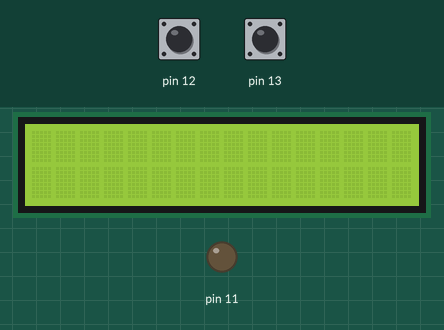
This sketch was run on a simulated Arduino Uno, built with avr-gcc and run on an emulated ATmega328P. Parts: 16×2 character LCD, output pins drawn as LEDs (lit = HIGH). The test bench sets the inputs (shaded band); at power-on: pin 12 HIGH, pin 13 HIGH. What the sketch prints to the serial monitor is not drawn.

Above: at 1.2 s.
1.3 s: pin 12 pulled LOW for 0.15 s
At 1.56 s:
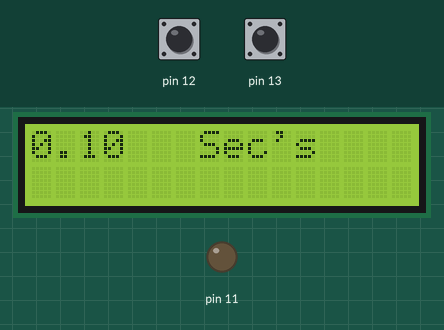
2.0 s: pin 13 pulled LOW for 0.15 s
At 2.5 s:
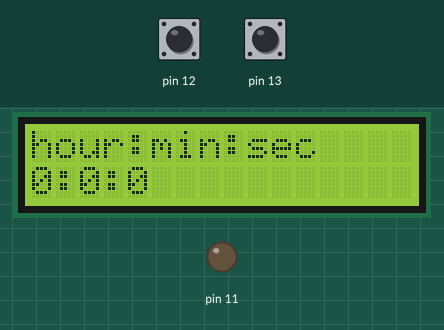
5.1 s: pin 12 pulled LOW for 1 s
At 5.26 s:
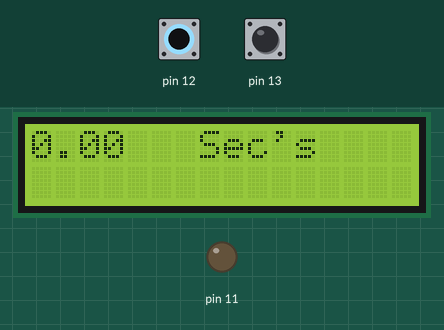
6.7 s: pin 13 pulled LOW for 1 s
At 7.3 s:
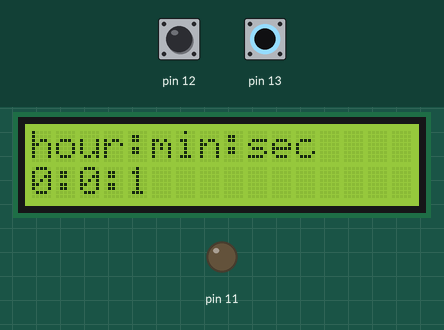
Timing chart, 0 to 9.7 s (numbered marks = the images above; inputs shaded):
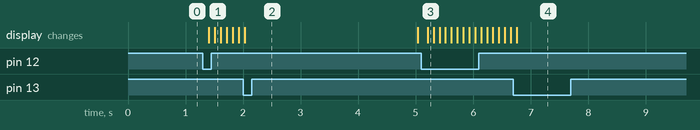

The sketch:

project_final.ino
```cpp
#include <LiquidCrystal.h>
LiquidCrystal lcd(7, 6, 5, 4, 3, 2);

void setup()
{
lcd.begin(16, 2);
lcd.clear();

Serial.begin(9600);

pinMode(12, INPUT);
digitalWrite(12, HIGH);
pinMode(13, INPUT);
digitalWrite(13, HIGH);
pinMode(11, OUTPUT);

}
double i = 0;
double a = millis();
double c ;
int h,m,s;
void loop()
{
  lcd.clear();
 lcd.print("1.Stopwatch");
  lcd.setCursor(0,1);
  lcd.print("2.Timer");
  lcd.clear();
  int value1=digitalRead(13);
if(value1==LOW )
{
  int a = 60;
  while(a>=0){
  lcd.print(a);
  delay(1000);
  lcd.setCursor(0,0);
  a--;
  }
  lcd.print("TIME UP!");
  digitalWrite(11,HIGH);
  delay(3000);
  digitalWrite(11,LOW);
}
  int value=digitalRead(12);

  if(value==LOW)
{
  //char keypressed = kpd.getKey();


 // Serial.print (keypressed);

  //Serial.print("In");
  //lcd.setCursor(0,0);
  //lcd.clear();
  //Serial.print("[2J");
 //lcd.setCursor(0,0);
 lcd.clear();
//lcd.print("press start");
delay(100);

if(digitalRead(12) == LOW)
{

lcd.clear();
a = millis();
while(digitalRead(13) == HIGH)
{

c = millis();
i = (c - a) / 1000;
lcd.print(i);
lcd.setCursor(7,0);
lcd.print("Sec's");
lcd.setCursor(0,0);
Serial.println(c);
Serial.println(a);
Serial.println(i);
Serial.println("......");
delay(100);
}

if(digitalRead(13) == LOW)
{
while(digitalRead(12) == HIGH)
{
lcd.setCursor(0,0);
//r=i/60;
//rem=i-60*r;
h=(i/3600);
m=(i-(3600*h))/60;
s=(i-(3600*h)-(m*60));
lcd.print("hour:min:sec");
//lcd.print(i);
lcd.setCursor(0,1);
lcd.print("");
lcd.print(h);
lcd.print(":");
lcd.print(m);
lcd.print(":");
lcd.print(s);
lcd.setCursor(0,0);
delay(3000);
break;
}
}
}
}

}
```

Measured:
- after the input at 1.3 s, the display: first changes after 0.11 s (image 1 shows a later state)
- after the input at 2.0 s, the display: changes at once (image 2)
- after the input at 5.1 s, the display: changes after 0.11 s (image 3)
- after the input at 6.7 s, the display: changes after 0.06 s (image 4)
